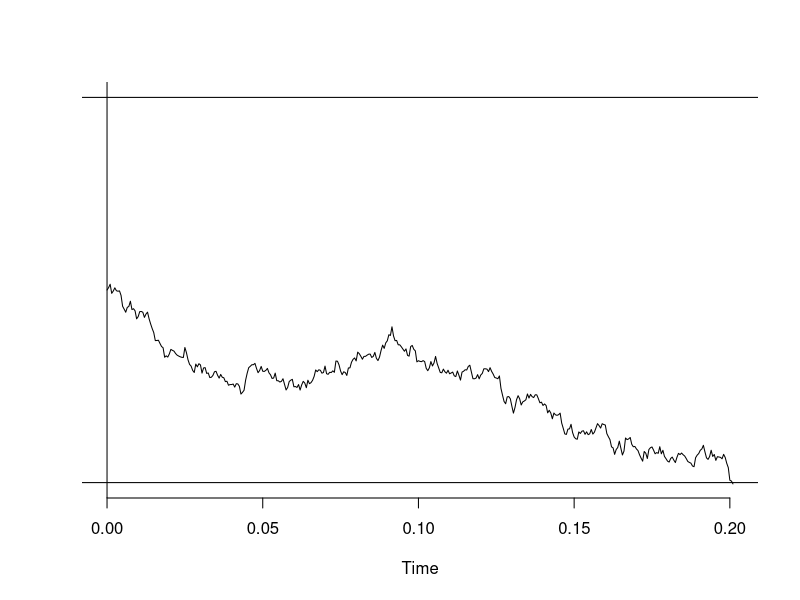
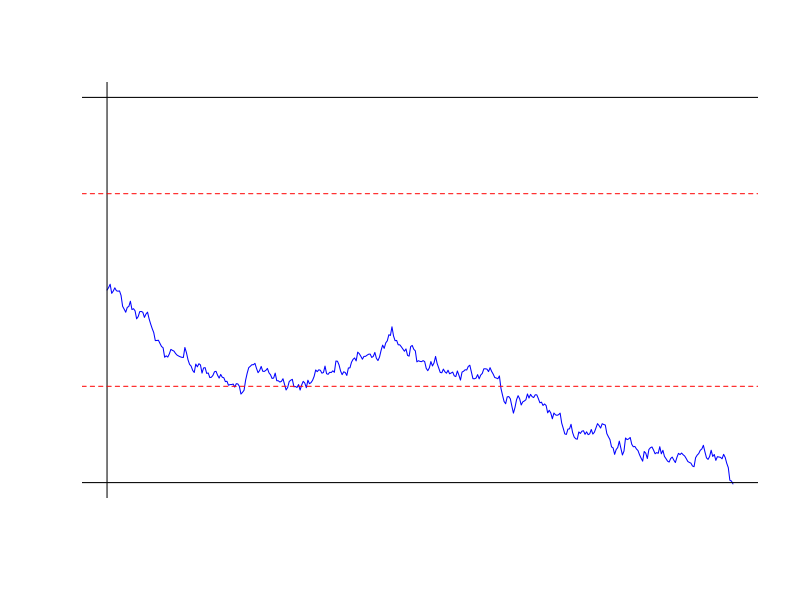
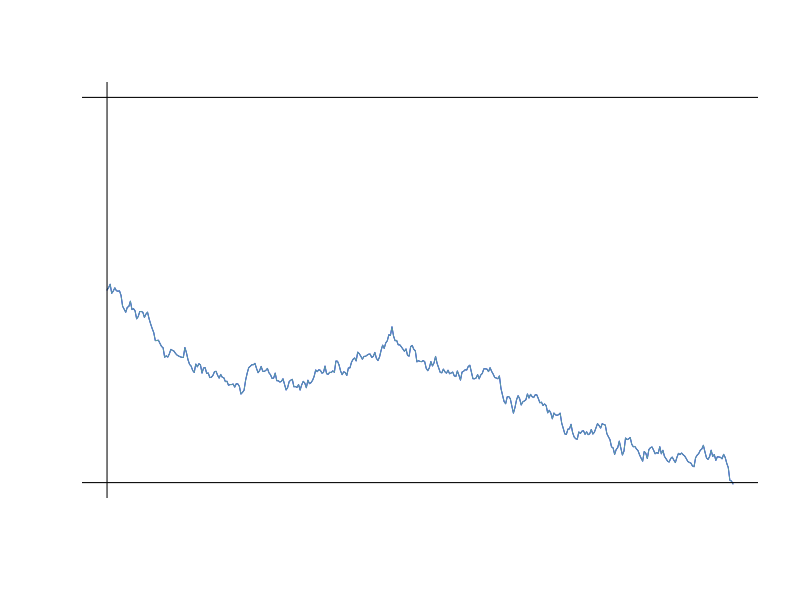

The R script that drew these images, in order:
## Modell Parameter
alpha = 2		# Boundary separation
beta = .5		# Relativer Starting point
delta = 1		# Drift rate
dt = .0005	# Schrittweite (in Sekunden)

## Initialisiere den Pfad
t = 0
x = beta * alpha
path = x

#set.seed(9)
## Generiere den Diffusionsprozess
repeat {
  t = t+1
  x = x+ delta*dt + sqrt(dt)*rnorm(1)
  path = c(path, x)
  if ((x>alpha) || (x<0)) break;
}
## Plotte den Pfad
plot((0:t)*dt, path, type="l", ylim=c(0,alpha), axes=FALSE, xlab="Time", ylab="")
axis(1)
abline(h=c(0,alpha))
abline(v=0)



## Plots für Präsi
#alpha
#set.seed(42)
plot((0:t)*dt, path, type="l", ylim=c(0,alpha), axes=FALSE, xlab="", ylab="", col="blue")
abline(h=c(0,alpha))
abline(v=0)
abline(h=c(0.5, 1.5), col="red",lty=2, lwd=1)


#set.seed(9)
#beta = .3, .5
path1 = path
t1 = t
dt1 = dt
plot((0:t)*dt, path, type="l", ylim=c(0,alpha), axes=FALSE, xlab="", ylab="", col="blue")
lines((0:t1)*dt1, path1, type="l", ylim=c(0,alpha), axes=FALSE, xlab="", ylab="", col="cadetblue")
abline(h=c(0,alpha))
abline(v=0)



